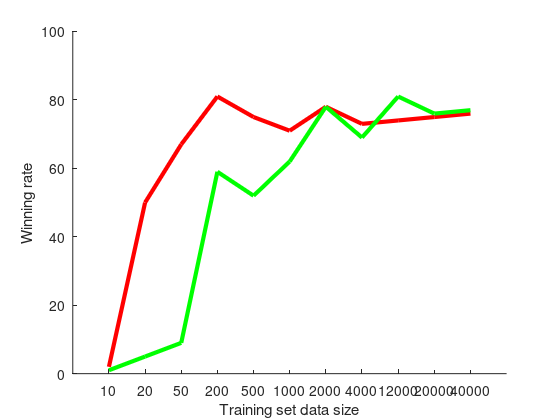

Write the MATLAB code that produced this figure.
%XD = [10, 50, 500, 1000, 2000, 4000, 20000, 40000]
%YD = [2, 67, 75, 71, 78, 73, 75, 76]
%XL = [500, 1000, 2000, 4000, 12000, 20000, 40000]
%YL = [52, 62, 78, 69, 81, 76, 77]
clear
X = [10, 20, 50, 200, 500, 1000, 2000, 4000, 12000, 20000, 40000]
YD = [2, 50, 67, 81, 75, 71, 78, 73, 74, 75, 76]
YL = [1, 5, 9, 59, 52, 62, 78, 69, 81, 76, 77]
%XQ = [500]
%YQ = [0, 62, 50, 0, 55]
hold on
plot(YD, 'color', [1, 0, 0], 'LineWidth',3)
plot(YL, 'color', [0, 1, 0], 'LineWidth',3)
%plot(YQ, 'color', [0, 0, 1])
set(gca, 'XTick', 1:length(X))
set(gca,'XTickLabel', X)
%
xlabel('Training set data size')
ylabel('Winning rate')
rez=1200; %resolution (dpi) of final graphic
f=gcf; %f is the handle of the figure you want to export
figpos=getpixelposition(f); %dont need to change anything here
resolution=get(0,'ScreenPixelsPerInch'); %dont need to change anything here
set(f,'paperunits','inches','papersize',figpos(3:4)/resolution,'paperposition',[0 0 figpos(3:4)/resolution]); %dont need to change anything here
path=''; %the folder where you want to put the file
name='Learning_curve_supervised.png'; %what you want the file to be called
print(f,fullfile(path,name),'-dpng',['-r',num2str(rez)],'-opengl') %save file 